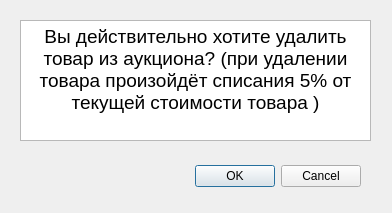
<?xml version="1.0" encoding="UTF-8"?>
<ui version="4.0">
 <class>Dialog</class>
 <widget class="QDialog" name="Dialog">
  <property name="geometry">
   <rect>
    <x>0</x>
    <y>0</y>
    <width>392</width>
    <height>213</height>
   </rect>
  </property>
  <property name="windowTitle">
   <string>Dialog</string>
  </property>
  <widget class="QDialogButtonBox" name="buttonBox">
   <property name="geometry">
    <rect>
     <x>20</x>
     <y>160</y>
     <width>341</width>
     <height>32</height>
    </rect>
   </property>
   <property name="orientation">
    <enum>Qt::Horizontal</enum>
   </property>
   <property name="standardButtons">
    <set>QDialogButtonBox::Cancel|QDialogButtonBox::Ok</set>
   </property>
  </widget>
  <widget class="QTextEdit" name="textEdit">
   <property name="geometry">
    <rect>
     <x>20</x>
     <y>20</y>
     <width>351</width>
     <height>121</height>
    </rect>
   </property>
   <property name="html">
    <string>&lt;!DOCTYPE HTML PUBLIC &quot;-//W3C//DTD HTML 4.0//EN&quot; &quot;http://www.w3.org/TR/REC-html40/strict.dtd&quot;&gt;
&lt;html&gt;&lt;head&gt;&lt;meta name=&quot;qrichtext&quot; content=&quot;1&quot; /&gt;&lt;style type=&quot;text/css&quot;&gt;
p, li { white-space: pre-wrap; }
&lt;/style&gt;&lt;/head&gt;&lt;body style=&quot; font-family:'MS Shell Dlg 2'; font-size:8.25pt; font-weight:400; font-style:normal;&quot;&gt;
&lt;p align=&quot;center&quot; style=&quot; margin-top:0px; margin-bottom:0px; margin-left:0px; margin-right:0px; -qt-block-indent:0; text-indent:0px;&quot;&gt;&lt;span style=&quot; font-size:14pt;&quot;&gt;Вы действительно хотите удалить товар из аукциона? (при удалении товара произойдёт списания 5% от текущей стоимости товара )&lt;/span&gt;&lt;/p&gt;&lt;/body&gt;&lt;/html&gt;</string>
   </property>
  </widget>
 </widget>
 <resources/>
 <connections>
  <connection>
   <sender>buttonBox</sender>
   <signal>accepted()</signal>
   <receiver>Dialog</receiver>
   <slot>accept()</slot>
   <hints>
    <hint type="sourcelabel">
     <x>248</x>
     <y>254</y>
    </hint>
    <hint type="destinationlabel">
     <x>157</x>
     <y>274</y>
    </hint>
   </hints>
  </connection>
  <connection>
   <sender>buttonBox</sender>
   <signal>rejected()</signal>
   <receiver>Dialog</receiver>
   <slot>reject()</slot>
   <hints>
    <hint type="sourcelabel">
     <x>316</x>
     <y>260</y>
    </hint>
    <hint type="destinationlabel">
     <x>286</x>
     <y>274</y>
    </hint>
   </hints>
  </connection>
 </connections>
</ui>
